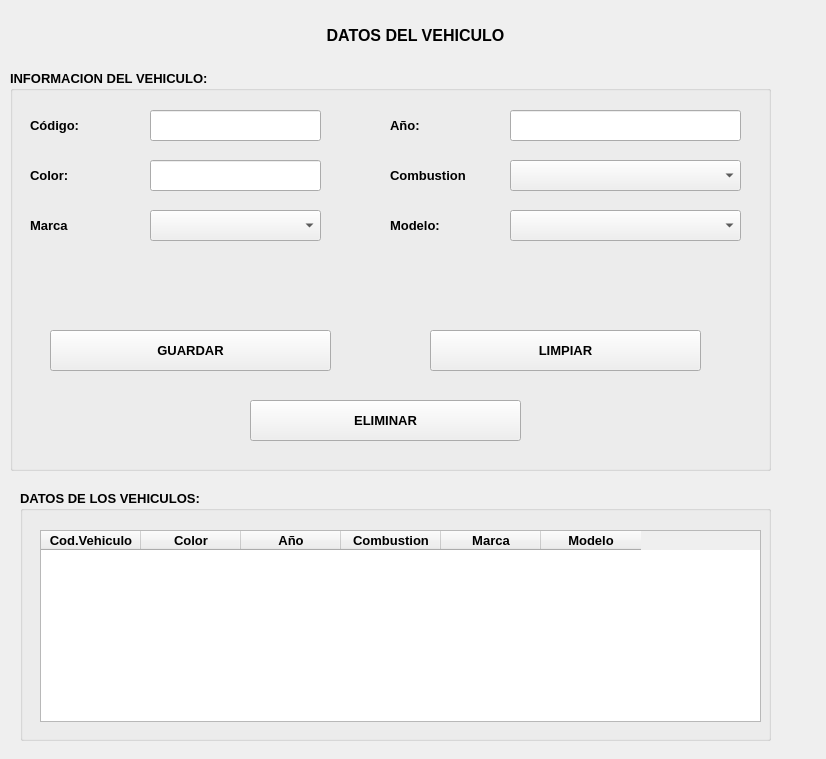
<?xml version="1.0" encoding="UTF-8"?>
<ui version="4.0">
 <class>MainWindow</class>
 <widget class="QMainWindow" name="MainWindow">
  <property name="geometry">
   <rect>
    <x>0</x>
    <y>0</y>
    <width>826</width>
    <height>759</height>
   </rect>
  </property>
  <property name="windowTitle">
   <string>MainWindow</string>
  </property>
  <widget class="QWidget" name="centralwidget">
   <widget class="QGroupBox" name="groupBox">
    <property name="geometry">
     <rect>
      <x>10</x>
      <y>70</y>
      <width>761</width>
      <height>401</height>
     </rect>
    </property>
    <property name="font">
     <font>
      <pointsize>10</pointsize>
      <weight>75</weight>
      <bold>true</bold>
     </font>
    </property>
    <property name="title">
     <string>INFORMACION DEL VEHICULO:</string>
    </property>
    <widget class="QLabel" name="label_2">
     <property name="geometry">
      <rect>
       <x>20</x>
       <y>40</y>
       <width>81</width>
       <height>31</height>
      </rect>
     </property>
     <property name="text">
      <string>Código:</string>
     </property>
    </widget>
    <widget class="QLabel" name="label_3">
     <property name="geometry">
      <rect>
       <x>20</x>
       <y>90</y>
       <width>111</width>
       <height>31</height>
      </rect>
     </property>
     <property name="text">
      <string>Color:</string>
     </property>
    </widget>
    <widget class="QLabel" name="label_5">
     <property name="geometry">
      <rect>
       <x>310</x>
       <y>90</y>
       <width>71</width>
       <height>31</height>
      </rect>
     </property>
     <property name="text">
      <string/>
     </property>
    </widget>
    <widget class="QPushButton" name="btnguardar">
     <property name="geometry">
      <rect>
       <x>40</x>
       <y>260</y>
       <width>281</width>
       <height>41</height>
      </rect>
     </property>
     <property name="text">
      <string>GUARDAR</string>
     </property>
    </widget>
    <widget class="QPushButton" name="btnlimpiar">
     <property name="geometry">
      <rect>
       <x>420</x>
       <y>260</y>
       <width>271</width>
       <height>41</height>
      </rect>
     </property>
     <property name="text">
      <string>LIMPIAR</string>
     </property>
    </widget>
    <widget class="QLineEdit" name="txtCodigo">
     <property name="geometry">
      <rect>
       <x>140</x>
       <y>40</y>
       <width>171</width>
       <height>31</height>
      </rect>
     </property>
    </widget>
    <widget class="QLabel" name="label_4">
     <property name="geometry">
      <rect>
       <x>20</x>
       <y>140</y>
       <width>91</width>
       <height>31</height>
      </rect>
     </property>
     <property name="text">
      <string>Marca</string>
     </property>
    </widget>
    <widget class="QComboBox" name="cboMarca">
     <property name="geometry">
      <rect>
       <x>140</x>
       <y>140</y>
       <width>171</width>
       <height>31</height>
      </rect>
     </property>
    </widget>
    <widget class="QLineEdit" name="txtColor">
     <property name="geometry">
      <rect>
       <x>140</x>
       <y>90</y>
       <width>171</width>
       <height>31</height>
      </rect>
     </property>
    </widget>
    <widget class="QLabel" name="label_7">
     <property name="geometry">
      <rect>
       <x>380</x>
       <y>40</y>
       <width>81</width>
       <height>31</height>
      </rect>
     </property>
     <property name="text">
      <string>Año:</string>
     </property>
    </widget>
    <widget class="QLabel" name="label_8">
     <property name="geometry">
      <rect>
       <x>380</x>
       <y>90</y>
       <width>111</width>
       <height>31</height>
      </rect>
     </property>
     <property name="text">
      <string>Combustion</string>
     </property>
    </widget>
    <widget class="QLabel" name="label_10">
     <property name="geometry">
      <rect>
       <x>380</x>
       <y>140</y>
       <width>91</width>
       <height>31</height>
      </rect>
     </property>
     <property name="text">
      <string>Modelo:</string>
     </property>
    </widget>
    <widget class="QComboBox" name="cboModelo">
     <property name="geometry">
      <rect>
       <x>500</x>
       <y>140</y>
       <width>231</width>
       <height>31</height>
      </rect>
     </property>
    </widget>
    <widget class="QComboBox" name="cboCombustion">
     <property name="geometry">
      <rect>
       <x>500</x>
       <y>90</y>
       <width>231</width>
       <height>31</height>
      </rect>
     </property>
    </widget>
    <widget class="QLineEdit" name="txtAno">
     <property name="geometry">
      <rect>
       <x>500</x>
       <y>40</y>
       <width>231</width>
       <height>31</height>
      </rect>
     </property>
    </widget>
    <widget class="QPushButton" name="btnEliminar">
     <property name="geometry">
      <rect>
       <x>240</x>
       <y>330</y>
       <width>271</width>
       <height>41</height>
      </rect>
     </property>
     <property name="text">
      <string>ELIMINAR</string>
     </property>
    </widget>
   </widget>
   <widget class="QLabel" name="label">
    <property name="geometry">
     <rect>
      <x>100</x>
      <y>20</y>
      <width>631</width>
      <height>31</height>
     </rect>
    </property>
    <property name="font">
     <font>
      <pointsize>12</pointsize>
      <weight>75</weight>
      <bold>true</bold>
     </font>
    </property>
    <property name="text">
     <string>DATOS DEL VEHICULO</string>
    </property>
    <property name="alignment">
     <set>Qt::AlignCenter</set>
    </property>
   </widget>
   <widget class="QGroupBox" name="groupBox_2">
    <property name="geometry">
     <rect>
      <x>20</x>
      <y>490</y>
      <width>751</width>
      <height>251</height>
     </rect>
    </property>
    <property name="font">
     <font>
      <pointsize>10</pointsize>
      <weight>75</weight>
      <bold>true</bold>
     </font>
    </property>
    <property name="title">
     <string>DATOS DE LOS VEHICULOS:</string>
    </property>
    <widget class="QTableWidget" name="tblVehiculo">
     <property name="geometry">
      <rect>
       <x>20</x>
       <y>40</y>
       <width>721</width>
       <height>192</height>
      </rect>
     </property>
     <column>
      <property name="text">
       <string>Cod.Vehiculo</string>
      </property>
     </column>
     <column>
      <property name="text">
       <string>Color</string>
      </property>
     </column>
     <column>
      <property name="text">
       <string>Año</string>
      </property>
     </column>
     <column>
      <property name="text">
       <string>Combustion</string>
      </property>
     </column>
     <column>
      <property name="text">
       <string>Marca</string>
      </property>
     </column>
     <column>
      <property name="text">
       <string>Modelo</string>
      </property>
     </column>
    </widget>
   </widget>
  </widget>
 </widget>
 <resources/>
 <connections/>
</ui>
